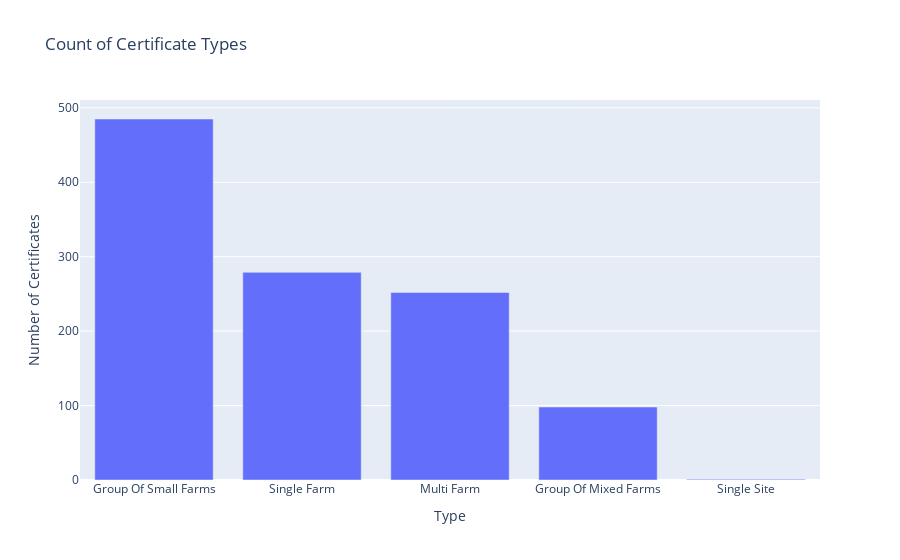

Write notebook code for a chart like this one.
### Code cell
certificate_type_counts = merged_data['Certificate Type'].value_counts().reset_index()
certificate_type_counts.columns = ['Certificate Type', 'Count']  # Rename columns for clarity

fig = px.bar(certificate_type_counts, x='Certificate Type', y='Count',
             title='Count of Certificate Types', labels={'Certificate Type': 'Type', 'Count': 'Number of Certificates'})
fig.show()

### Figure 1 — Plotly figure (JSON) as saved in the notebook; plotly's stock layout.template omitted (floating-point values rounded to 4 significant figures)
{"data": [{"alignmentgroup": "True", "hovertemplate": "Type=%{x}<br>Number of Certificates=%{y}<extra></extra>", "legendgroup": "", "marker": {"color": "#636efa", "pattern": {"shape": ""}}, "name": "", "offsetgroup": "", "orientation": "v", "showlegend": false, "textposition": "auto", "type": "bar", "x": ["Group Of Small Farms", "Single Farm", "Multi Farm", "Group Of Mixed Farms", "Single Site"], "xaxis": "x", "y": [485, 279, 252, 98, 1], "yaxis": "y"}], "layout": {"barmode": "relative", "legend": {"tracegroupgap": 0}, "title": {"text": "Count of Certificate Types"}, "xaxis": {"anchor": "y", "domain": [0, 1], "title": {"text": "Type"}}, "yaxis": {"anchor": "x", "domain": [0, 1], "title": {"text": "Number of Certificates"}}}}
